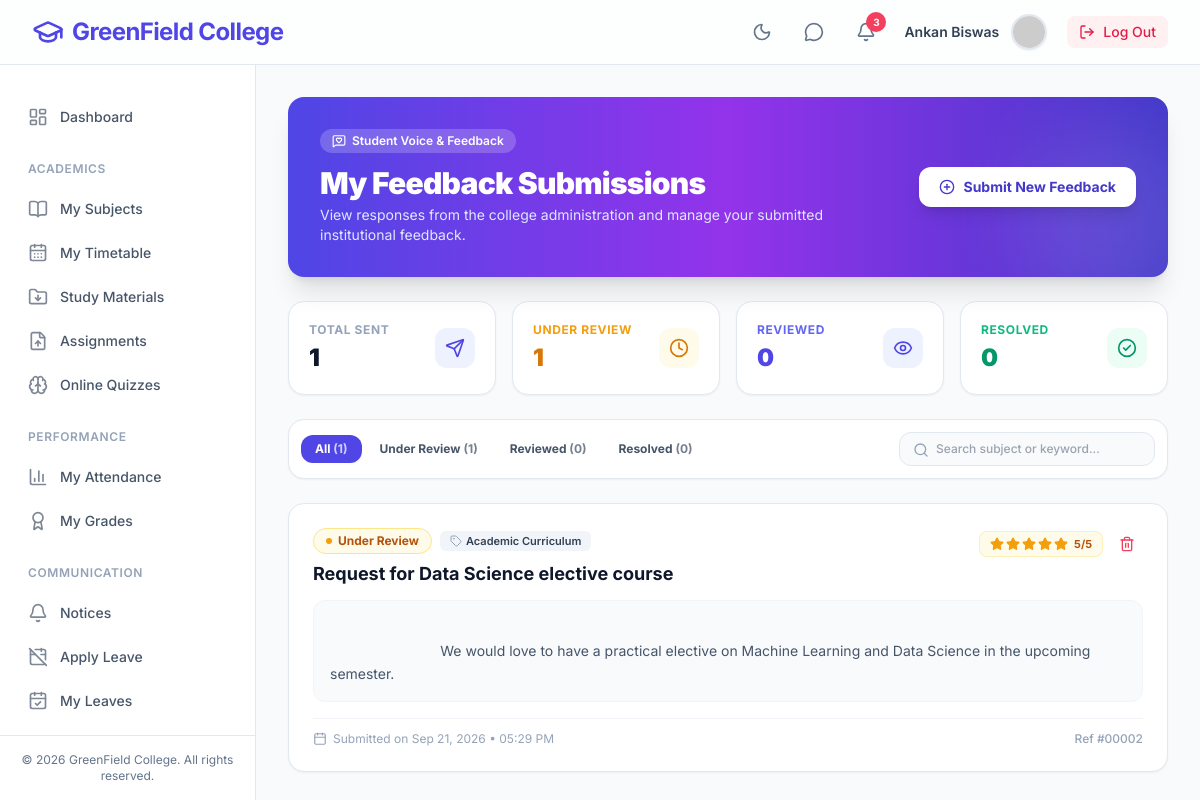
Page /views/student/my_feedbacks.php (signed in) on the committed database.
### tables this page shows
CREATE TABLE `feedbacks` (
  `id` int(11) NOT NULL AUTO_INCREMENT,
  `user_id` int(11) DEFAULT NULL,
  `user_role` enum('STUDENT','FACULTY','ADMIN','GUEST') NOT NULL DEFAULT 'GUEST',
  `name` varchar(100) DEFAULT NULL,
  `email` varchar(100) DEFAULT NULL,
  `phone` varchar(20) DEFAULT NULL,
  `category` varchar(50) NOT NULL DEFAULT 'General',
  `subject` varchar(200) NOT NULL,
  `rating` tinyint(3) unsigned DEFAULT NULL,
  `message` text NOT NULL,
  `status` enum('NEW','REVIEWED','RESOLVED') NOT NULL DEFAULT 'NEW',
  `admin_notes` text DEFAULT NULL,
  `ip_address` varchar(45) DEFAULT NULL,
  `user_agent` varchar(255) DEFAULT NULL,
  `created_at` timestamp NOT NULL DEFAULT current_timestamp(),
  `updated_at` timestamp NOT NULL DEFAULT current_timestamp() ON UPDATE current_timestamp(),
  PRIMARY KEY (`id`),
  KEY `idx_user_role` (`user_role`),
  KEY `idx_status` (`status`),
  KEY `idx_category` (`category`),
  KEY `idx_created_at` (`created_at`)
);

### config/database.php (called while the page is built, shortened)
<?php
class Database {
    private static ?Database $instance = null;
    private PDO $connection;
    private string $host = 'localhost';
    private string $db_name = 'college_cms';
    private string $username = 'root';
    private string $password = '';
    private string $charset = 'utf8mb4';
    private function __construct() {
        $dsn = "mysql:host={$this->host};dbname={$this->db_name};charset={$this->charset}";
        $options = [
            PDO::ATTR_ERRMODE            => PDO::ERRMODE_EXCEPTION,
            PDO::ATTR_DEFAULT_FETCH_MODE => PDO::FETCH_ASSOC,
            PDO::ATTR_EMULATE_PREPARES   => false,
        ];
        try {
            $this->connection = new PDO($dsn, $this->username, $this->password, $options);
        } catch (PDOException $e) {
            error_log("Database Connection failed: " . $e->getMessage());
            die("Critical Error: Unable to connect to the database. Please contact system administrator.");
        }
    }
    public static function getInstance(): Database {
        if (self::$instance === null) {
            self::$instance = new Database();
        }
        return self::$instance;
    }
    public function getConnection(): PDO {
        return $this->connection;
    }
}

### controllers/FeedbackController.php (called while the page is built, shortened)
<?php
require_once __DIR__ . '/../config/database.php';
class FeedbackController {
    private PDO $db;
    public function __construct() {
        $this->db = Database::getInstance()->getConnection();
    }
    public function getUserFeedbacks(int $userId, string $userRole, ?string $statusFilter = null): array {
        try {
            $sql = "SELECT * FROM feedbacks WHERE user_id = ? AND user_role = ?";
            $params = [$userId, strtoupper($userRole)];
            $sql .= " ORDER BY created_at DESC";
            $stmt = $this->db->prepare($sql);
            $stmt->execute($params);
            return $stmt->fetchAll(PDO::FETCH_ASSOC);
        } catch (Exception $e) {
            error_log('Error retrieving user feedbacks: ' . $e->getMessage());
            return [];
        }
    }
}

### views/student/my_feedbacks.php (the view, shortened to what this page needs)
<?php
require_once __DIR__ . '/../../includes/header.php';
require_once __DIR__ . '/../../controllers/FeedbackController.php';
$controller = new FeedbackController();
$studentId = (int)($_SESSION['user_id'] ?? 0);
$statusFilter = $_GET['status'] ?? null;
$search = trim($_GET['search'] ?? '');
$allFeedbacks = $controller->getUserFeedbacks($studentId, 'STUDENT');
$counts = [
    'all' => count($allFeedbacks),
    'new' => 0,
    'reviewed' => 0,
    'resolved' => 0
];
foreach ($allFeedbacks as $fb) {
    $st = strtolower($fb['status']);
    if (isset($counts[$st])) {
        $counts[$st]++;
    }
}
$feedbacks = $allFeedbacks;
$base = defined('BASE_URL') ? BASE_URL : '/college_cms';
?>
<main class="flex-1 overflow-y-auto p-4 sm:p-6 lg:p-8 bg-slate-50 dark:bg-slate-900 transition-colors duration-200">
    <div class="max-w-5xl mx-auto space-y-6">
        <div class="bg-gradient-to-r from-indigo-600 via-purple-600 to-indigo-700 rounded-2xl p-6 sm:p-8 text-white shadow-xl relative overflow-hidden">
            <div class="relative z-10 flex flex-col sm:flex-row sm:items-center justify-between gap-4">
                <div>
                    <span class="inline-flex items-center gap-1.5 px-3 py-1 rounded-full text-xs font-semibold bg-white/20 text-white backdrop-blur-sm mb-3">
                        <i data-lucide="message-square-heart" class="w-3.5 h-3.5"></i> Student Voice & Feedback
                    </span>
                    <h1 class="text-2xl sm:text-3xl font-black tracking-tight">My Feedback Submissions</h1>
                    <p class="text-indigo-100 text-sm mt-1 max-w-xl">
                        View responses from the college administration and manage your submitted institutional feedback.
                    </p>
                </div>
                <div class="flex-shrink-0">
                    <a href="<?= $base ?>/feedback.php" class="inline-flex items-center gap-2 bg-white text-indigo-700 hover:bg-indigo-50 font-bold px-5 py-2.5 rounded-xl shadow-lg transition-all hover:-translate-y-0.5 text-xs sm:text-sm">
                        <i data-lucide="plus-circle" class="w-4 h-4"></i> Submit New Feedback
                    </a>
                </div>
            </div>
        </div>
        <div class="grid grid-cols-2 sm:grid-cols-4 gap-4">
            <div class="bg-white dark:bg-slate-800 rounded-2xl p-4 sm:p-5 border border-slate-200 dark:border-slate-700/80 shadow-sm flex items-center justify-between">
                <div>
                    <span class="text-xs font-bold text-slate-400 uppercase tracking-wider block mb-1">Total Sent</span>
                    <span class="text-2xl font-black text-slate-900 dark:text-white"><?= $counts['all'] ?></span>
                </div>
                <div class="w-10 h-10 rounded-xl bg-indigo-50 dark:bg-indigo-900/30 text-indigo-600 dark:text-indigo-400 flex items-center justify-center">
                    <i data-lucide="send" class="w-5 h-5"></i>
                </div>
            </div>
            <div class="bg-white dark:bg-slate-800 rounded-2xl p-4 sm:p-5 border border-slate-200 dark:border-slate-700/80 shadow-sm flex items-center justify-between">
                <div>
                    <span class="text-xs font-bold text-amber-500 uppercase tracking-wider block mb-1">Under Review</span>
                    <span class="text-2xl font-black text-amber-600 dark:text-amber-400"><?= $counts['new'] ?></span>
                </div>
                <div class="w-10 h-10 rounded-xl bg-amber-50 dark:bg-amber-900/30 text-amber-600 dark:text-amber-400 flex items-center justify-center">
                    <i data-lucide="clock" class="w-5 h-5"></i>
                </div>
            </div>
            <div class="bg-white dark:bg-slate-800 rounded-2xl p-4 sm:p-5 border border-slate-200 dark:border-slate-700/80 shadow-sm flex items-center justify-between">
                <div>
                    <span class="text-xs font-bold text-indigo-500 uppercase tracking-wider block mb-1">Reviewed</span>
                    <span class="text-2xl font-black text-indigo-600 dark:text-indigo-400"><?= $counts['reviewed'] ?></span>
                </div>
                <div class="w-10 h-10 rounded-xl bg-indigo-50 dark:bg-indigo-900/30 text-indigo-600 dark:text-indigo-400 flex items-center justify-center">
                    <i data-lucide="eye" class="w-5 h-5"></i>
                </div>
            </div>
            <div class="bg-white dark:bg-slate-800 rounded-2xl p-4 sm:p-5 border border-slate-200 dark:border-slate-700/80 shadow-sm flex items-center justify-between">
                <div>
                    <span class="text-xs font-bold text-emerald-500 uppercase tracking-wider block mb-1">Resolved</span>
                    <span class="text-2xl font-black text-emerald-600 dark:text-emerald-400"><?= $counts['resolved'] ?></span>
                </div>
                <div class="w-10 h-10 rounded-xl bg-emerald-50 dark:bg-emerald-900/30 text-emerald-600 dark:text-emerald-400 flex items-center justify-center">
                    <i data-lucide="check-circle-2" class="w-5 h-5"></i>
                </div>
            </div>
        </div>
        <div class="flex flex-col md:flex-row items-stretch md:items-center justify-between gap-4 bg-white dark:bg-slate-800 p-2 sm:p-3 rounded-2xl border border-slate-200 dark:border-slate-700/80 shadow-sm">
            <div class="flex items-center gap-1 overflow-x-auto pb-1 md:pb-0">
                <?php
                $tabs = [
                    ['label' => 'All', 'value' => '', 'count' => $counts['all']],
                    ['label' => 'Under Review', 'value' => 'NEW', 'count' => $counts['new']],
                    ['label' => 'Reviewed', 'value' => 'REVIEWED', 'count' => $counts['reviewed']],
                    ['label' => 'Resolved', 'value' => 'RESOLVED', 'count' => $counts['resolved']],
                ];
                foreach ($tabs as $tab):
                    $isActive = ($statusFilter ?? '') === $tab['value'];
                    $activeClass = $isActive
                        ? 'bg-indigo-600 text-white shadow-sm'
                        : 'text-slate-600 dark:text-slate-400 hover:bg-slate-100 dark:hover:bg-slate-700/60';
                ?>
                    <a href="?status=<?= urlencode($tab['value']) ?><?= !empty($search) ? '&search=' . urlencode($search) : '' ?>"
                       class="px-3.5 py-1.5 rounded-xl text-xs font-bold transition-all whitespace-nowrap <?= $activeClass ?>">
                        <?= $tab['label'] ?> <span class="opacity-75">(<?= $tab['count'] ?>)</span>
                    </a>
                <?php endforeach; ?>
            </div>
            <form method="GET" action="" class="relative shrink-0">
                <i data-lucide="search" class="w-4 h-4 text-slate-400 absolute left-3.5 top-2.5"></i>
                <input type="text" name="search" value="<?= htmlspecialchars($search) ?>" placeholder="Search subject or keyword..."
                    class="w-full md:w-64 pl-9 pr-8 py-2 rounded-xl border border-slate-200 dark:border-slate-700 bg-slate-50 dark:bg-slate-900/50 text-slate-900 dark:text-white text-xs focus:ring-2 focus:ring-indigo-500 font-medium">
            </form>
        </div>
        <?php if (empty($feedbacks)): ?>
            <div class="bg-white dark:bg-slate-800 rounded-3xl p-10 sm:p-12 text-center border border-slate-200 dark:border-slate-700/80 shadow-sm">
                <div class="inline-flex items-center justify-center w-16 h-16 rounded-2xl bg-indigo-50 dark:bg-indigo-900/30 text-indigo-500 mb-4">
                    <i data-lucide="message-square-dashed" class="w-8 h-8"></i>
                </div>
                <h3 class="text-base font-bold text-slate-900 dark:text-white">No Feedbacks Found</h3>
                <p class="text-sm text-slate-500 dark:text-slate-400 mt-1 max-w-sm mx-auto">
                    <?= !empty($search) || !empty($statusFilter) ? 'No feedback submissions match your selected filter criteria.' : "You haven't submitted any feedback yet. Your input helps improve our campus!" ?>
                </p>
                <div class="mt-6 flex flex-wrap items-center justify-center gap-3">
                    <?php if (!empty($search) || !empty($statusFilter)): ?>
                        <a href="my_feedbacks.php" class="px-4 py-2 rounded-xl border border-slate-200 dark:border-slate-700 text-slate-600 dark:text-slate-300 text-xs font-bold hover:bg-slate-100 dark:hover:bg-slate-700 transition-colors">
                            Reset Filters
                        </a>
                    <?php endif; ?>
                    <a href="<?= $base ?>/feedback.php" class="inline-flex items-center gap-2 px-5 py-2.5 bg-indigo-600 hover:bg-indigo-700 text-white rounded-xl text-xs font-bold shadow-md shadow-indigo-500/25 transition-all">
                        <i data-lucide="plus" class="w-4 h-4"></i> Submit Feedback
                    </a>
                </div>
            </div>
        <?php else: ?>
            <div class="space-y-4">
                <?php foreach ($feedbacks as $fb):
                    $statusBadge = '';
                    if ($fb['status'] === 'NEW') {
                        $statusBadge = '<span class="inline-flex items-center gap-1.5 px-3 py-1 rounded-full text-xs font-bold bg-amber-50 text-amber-700 dark:bg-amber-900/30 dark:text-amber-400 border border-amber-200 dark:border-amber-800/40"><span class="w-1.5 h-1.5 rounded-full bg-amber-500 animate-pulse"></span> Under Review</span>';
                    }
                ?>
                    <div class="bg-white dark:bg-slate-800 rounded-2xl shadow-sm border border-slate-200 dark:border-slate-700/80 p-5 sm:p-6 transition-all hover:shadow-md">
                        <div class="flex flex-col sm:flex-row sm:items-start justify-between gap-3 mb-3">
                            <div class="space-y-1.5">
                                <div class="flex flex-wrap items-center gap-2">
                                    <?= $statusBadge ?>
                                    <span class="inline-flex items-center gap-1 px-2.5 py-0.5 rounded-md text-[11px] font-semibold bg-slate-100 dark:bg-slate-700/60 text-slate-700 dark:text-slate-300">
                                        <i data-lucide="tag" class="w-3 h-3 text-slate-400"></i> <?= htmlspecialchars($fb['category']) ?>
                                    </span>
                                </div>
                                <h3 class="text-base sm:text-lg font-bold text-slate-900 dark:text-white">
                                    <?= htmlspecialchars($fb['subject']) ?>
                                </h3>
                            </div>
                            <div class="flex items-center gap-2 self-start sm:self-auto shrink-0">
                                <?php if (!empty($fb['rating'])): ?>
                                    <div class="flex items-center gap-0.5 bg-amber-50 dark:bg-amber-950/40 px-2.5 py-1 rounded-lg border border-amber-200/50 dark:border-amber-800/30 text-amber-500 text-xs font-bold">
                                        <?php for ($s = 1; $s <= 5; $s++): ?>
                                            <i data-lucide="star" class="w-3.5 h-3.5 <?= $s <= $fb['rating'] ? 'fill-current' : 'text-slate-300 dark:text-slate-600' ?>"></i>
                                        <?php endfor; ?>
                                        <span class="ml-1 text-[11px] text-amber-700 dark:text-amber-300"><?= $fb['rating'] ?>/5</span>
                                    </div>
                                <?php endif; ?>
                                <button type="button" onclick="confirmDeleteFeedback(<?= $fb['id'] ?>, '<?= htmlspecialchars(addslashes($fb['subject'])) ?>')"
                                    class="p-2 rounded-xl text-rose-500 hover:text-rose-700 hover:bg-rose-50 dark:hover:bg-rose-900/30 transition-colors"
                                    title="Delete Feedback Submission">
                                    <i data-lucide="trash-2" class="w-4 h-4"></i>
                                </button>
                            </div>
                        </div>
                        <div class="text-sm text-slate-600 dark:text-slate-300 bg-slate-50 dark:bg-slate-900/50 p-4 rounded-xl border border-slate-100 dark:border-slate-800 whitespace-pre-wrap leading-relaxed">
                            <?= htmlspecialchars($fb['message']) ?>
                        </div>
                        <div class="mt-4 pt-3 border-t border-slate-100 dark:border-slate-700/60 flex items-center justify-between text-xs text-slate-400">
                            <span class="flex items-center gap-1.5">
                                <i data-lucide="calendar" class="w-3.5 h-3.5"></i> Submitted on <?= date('M d, Y • h:i A', strtotime($fb['created_at'])) ?>
                            </span>
                            <span class="font-medium">
                                Ref #<?= str_pad((string)$fb['id'], 5, '0', STR_PAD_LEFT) ?>
                            </span>
                        </div>
                    </div>
                <?php endforeach; ?>
            </div>
        <?php endif; ?>
    </div>
</main>
<?php require_once __DIR__ . '/../../includes/footer.php'; ?>

### rows in the picture
feedbacks: label "Under Review", user "1", status "NEW" (drawn), category "Academic Curriculum", subject "Request for Data Science elective course", rating "5", message "We would love to have a practical elective on Machine Learning and Data Science in the upcoming semester.", created_at "Sep 21, 2026 • 05:29 PM", id "00002"

### other values in the picture
$notifCount "3"
$userName "Ankan Biswas"
$link['label'] "Dashboard"
$link['label'] "ACADEMICS"
$link['label'] "My Subjects"
$link['label'] "My Timetable"
$link['label'] "Study Materials"
$link['label'] "Assignments"
$link['label'] "Online Quizzes"
$link['label'] "PERFORMANCE"
$link['label'] "My Attendance"
$link['label'] "My Grades"
$link['label'] "COMMUNICATION"
$link['label'] "Notices"
$link['label'] "Apply Leave"
